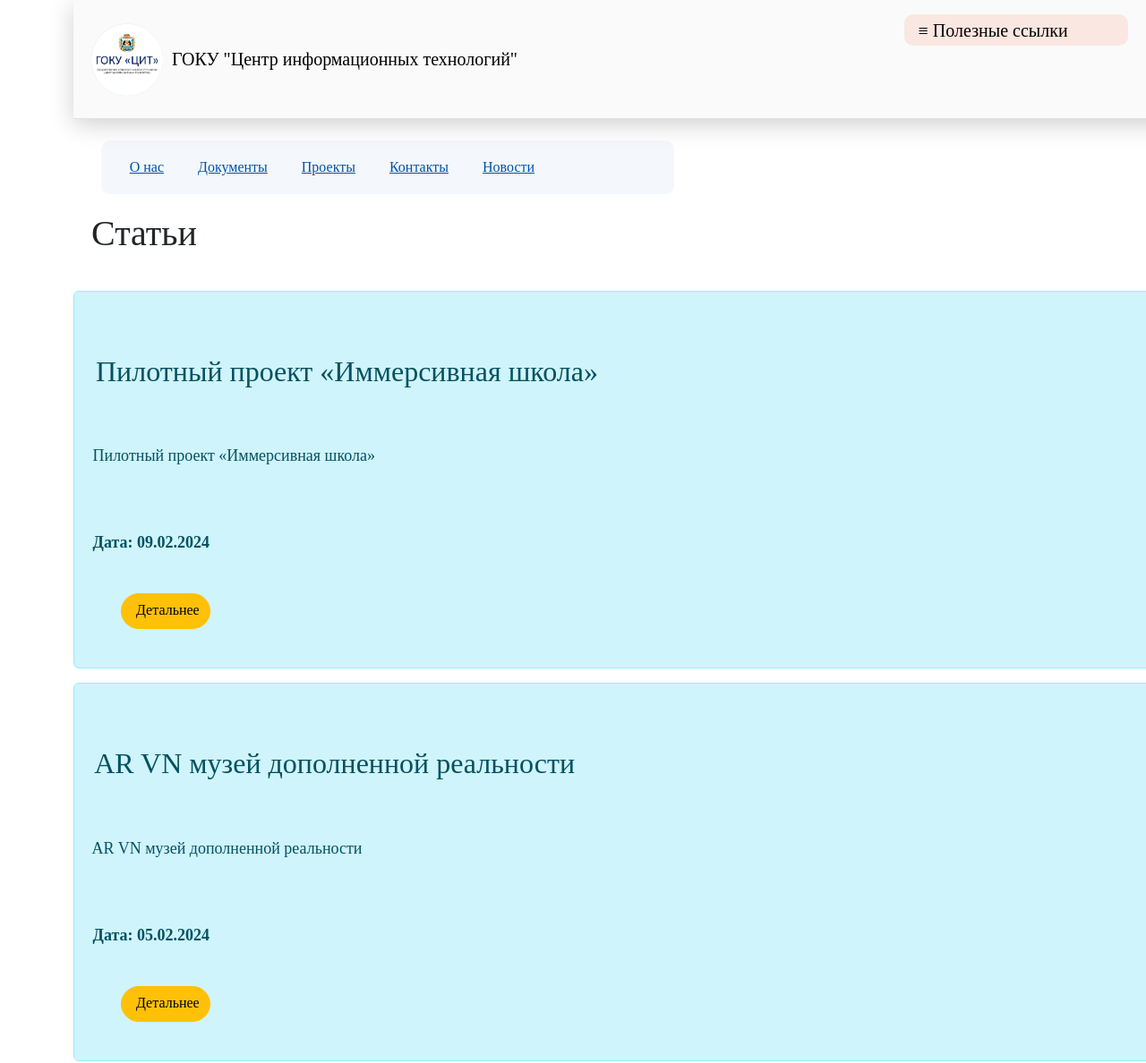
Page /posts (upper part) on the earlier database version.
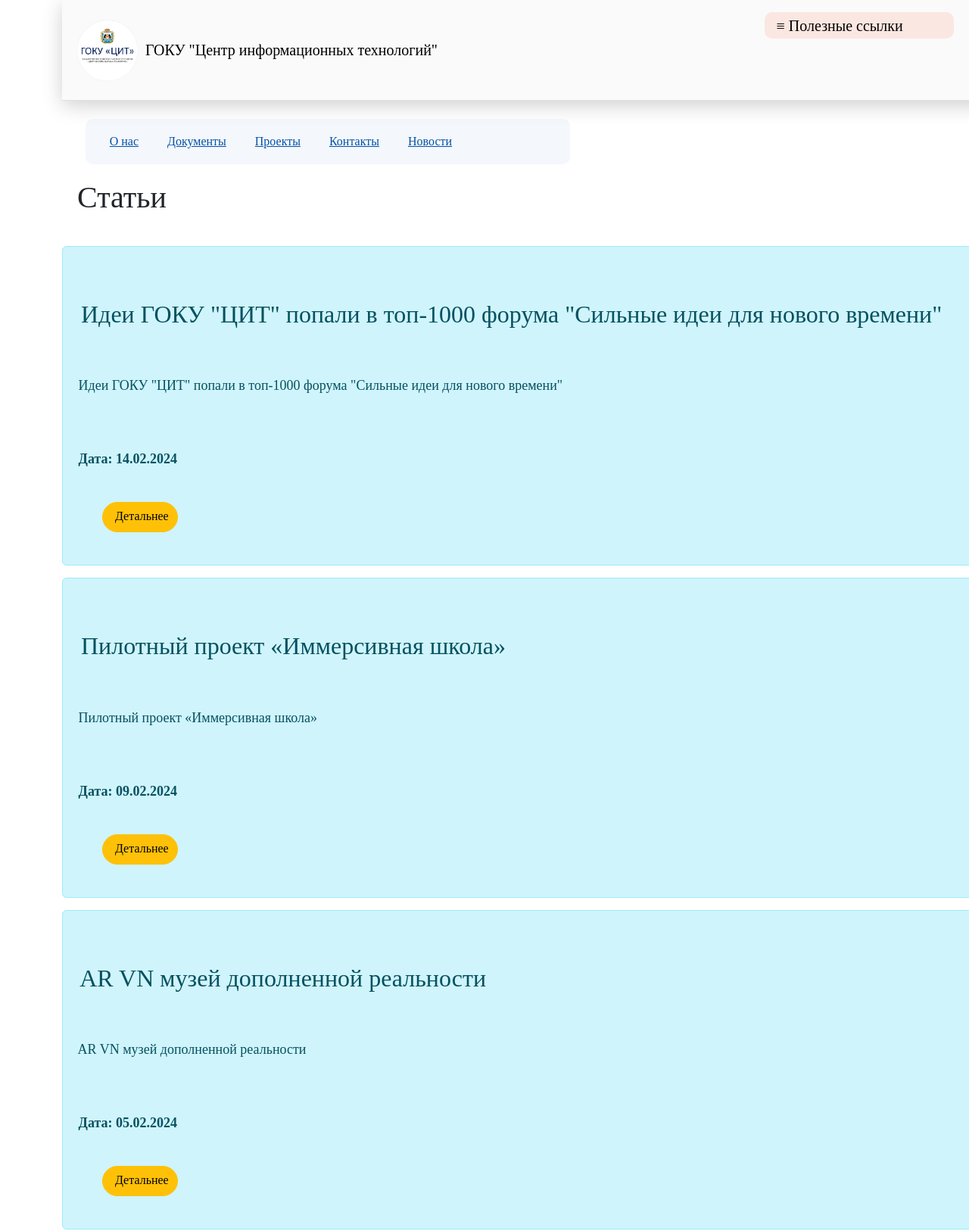
Same page on the later database version.
### app.py (models this page shows)
class Site(db.Model):
    id = db.Column(db.Integer, primary_key= True)
    intro = db.Column(db.String(300), nullable= False)
    title = db.Column(db.String(300), nullable= False)
    text = db.Column(db.Text, nullable= False)
    img = db.Column(db.Text, unique=True , nullable= False)
    name = db.Column(db.Text, unique=True , nullable= False)
    mimetype = db.Column(db.Text, nullable= False)
    timepost = db.Column(db.Text, nullable= False)

### app.py (the view)
@app.route("/posts")
def posts():
    posts = Site.query.order_by(Site.id.desc()).all()
    return render_template("posts.html", posts=posts)

### templates/posts.html (shortened to what this page needs)
{% extends 'base.html' %}
<div class="page">{% block content %}
    <h1>Статьи</h1>
    {% for el in posts %}
    <div class = "alert alert-info">
        <h2> {{el.title }}</h2>
        <p> {{el.intro}}</p>
        <p><b> Дата: {{el.timepost}} </b></p>
        <a href="/posts/{{el.id}}" class = "btn btn-warning"> Детальнее</a>
    </div>
    {% endfor %}
{% endblock %}</div>

Differences in the rows shown:
added Site: title "Идеи ГОКУ \"ЦИТ\" попали в топ-1000 форума \"Сильные идеи для нового времени\"", intro "Идеи ГОКУ \"ЦИТ\" попали в топ-1000 форума \"Сильные идеи для нового времени\"", timepost "14.02.2024"
